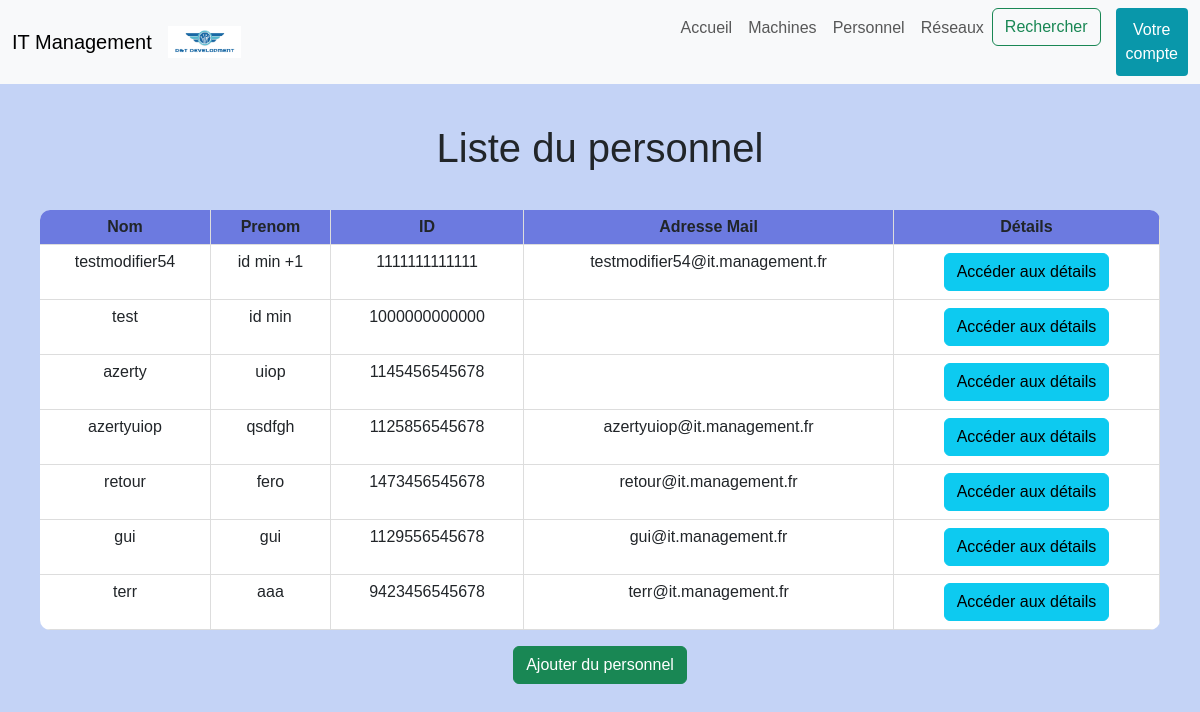
Before: /personnel/ with the older database file.
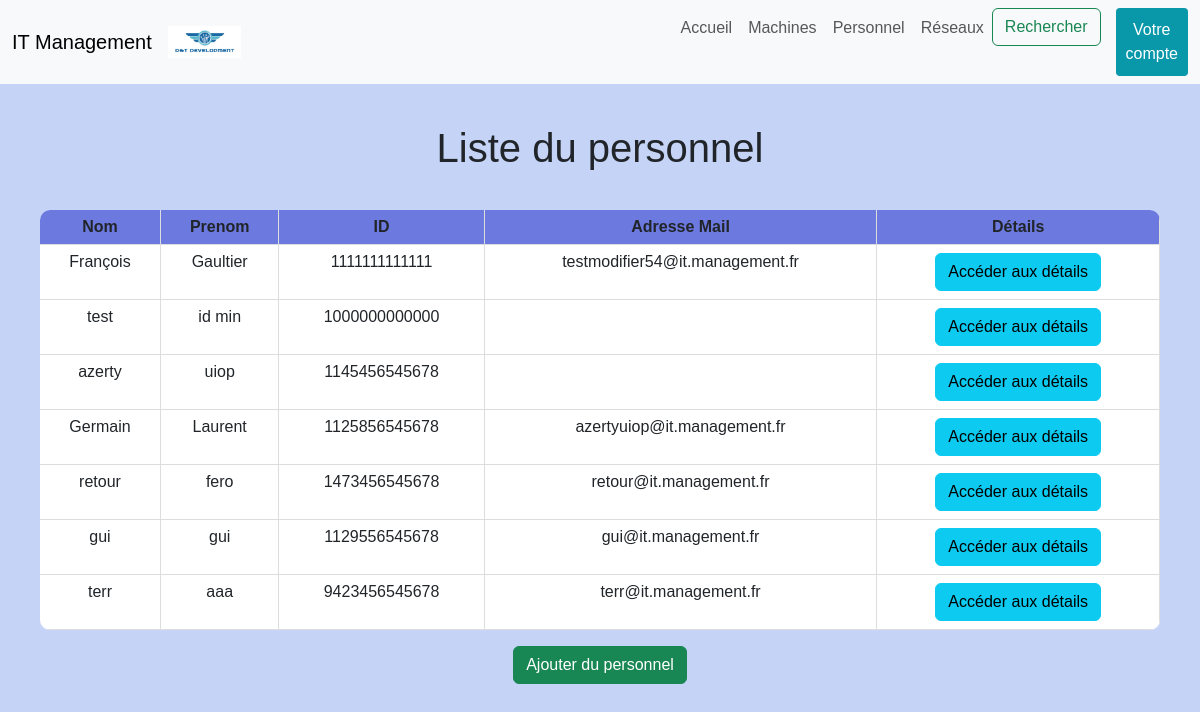
After: the same page with the newer database file.
### projetApp/models.py (models this page shows, shortened)
class Personnel(models.Model):
	id = models.PositiveIntegerField(		#l'id est saisi manuellement est changeable et est unique
		primary_key = True,
		editable = True,
		validators=[MinValueValidator(1000000000000) , MaxValueValidator(9999999999999)], #ces valeurs répresentent la forme du num de sécurité sociale
		unique = True,
	)
	nom = models.CharField(
		max_length = 30
	)
	prenom = models.CharField(
		max_length = 30
	)
	mail = models.EmailField(blank = True) # permet la creation d'email automatiquement sous la bonne forme

### projetApp/views.py (the view)
# urls.py: path('personnel/' , views.liste_personnel_view , name = 'personnel'),
def liste_personnel_view(request):
    personnel = Personnel.objects.all()
    return render(request , 'templates/html/liste_personnel.html' , {'personnel' : personnel})

### projetApp/templates/html/liste_personnel.html (shortened to what this page needs)
{% extends "index.html" %}
{% block content %}
    <h1>Liste du personnel</h1>
    {% if personnel %}
    <div class="tableau">
        <table class="table">
            <thead>
                <tr>
                    <th>Nom</th>
                    <th>Prenom</th>
                    <th>ID</th>
                    <th>Adresse Mail</th>
                    <th>Détails</th>
                </tr>
            </thead>
            <tbody>
                {% for personnel in personnel %}
                <tr>
                    <td></a>{{ personnel.nom }}</td>
                    <td>{{ personnel.prenom }}</td>
                    <td>{{ personnel.id }}</td>
                    <td>{{ personnel.mail }}</td>
                    <td><a href="{% url 'detail_personnel' personnel.id %}"><button class="btn btn-info">Accéder aux détails</button></a></td>
                </tr>
                {% endfor %}
            </tbody>
        </table>
    </div>
    {% else %}
        <p>Il n'y a pas de personnel.</p>
    {% endif %}
    <div class="li_button">
        <a href="{% url 'ajout_personnel'%}"><button class="btn btn-success">Ajouter du personnel</button></a>
    </div>
{% endblock %}

Changed rows visible on the page:
changed Personnel "testmodifier54@it.management.fr": nom "testmodifier54" → "François"; prenom "id min +1" → "Gaultier"
changed Personnel "azertyuiop@it.management.fr": nom "azertyuiop" → "Germain"; prenom "qsdfgh" → "Laurent"
